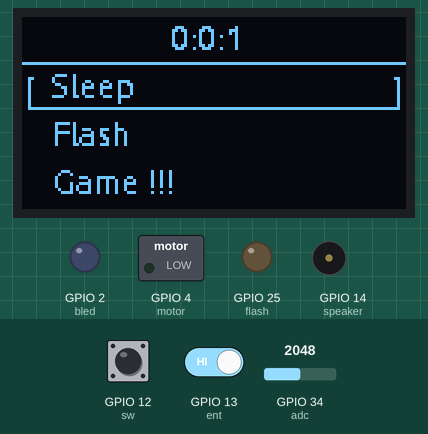
Recording of a program running on a simulated ESP32 board running MicroPython. Parts: 128×64 one-colour display, switched loads named in the program (green lamp = pin HIGH), output pins drawn as LEDs (lit = HIGH), buzzer (waves = sounding). Dashed ring = blinking. The test bench sets the inputs (shaded band); at power-on: GPIO 13 (ent) HIGH, GPIO 12 (sw) HIGH, GPIO 34 (adc) = 2048 (analog values on the 0–4095 scale). WiFi joins after 1.5 s; the clock reads 2024-03-15 10:24:30 at power-on unless the program sets it; random numbers come from a fixed seed; requests to the public web service named in the program get a made-up reply in its usual format after 0.4 s (London, UTC, broken clouds, 64 % humidity, 1013 hPa unless stated); web requests get an empty 200 reply after 0.4 s; threads take turns every 2 ms; library files of the repository ran but are not shown: ssd1306.py, __init__.py, gfx.py, ssd1306.py, ubuntu_mono_15.py, ubuntu_mono_20.py; what the program prints to the serial console is not drawn.

Above: at 2.2 s.
2.3 s: GPIO 13 (ent) driven LOW
At 4.17 s:
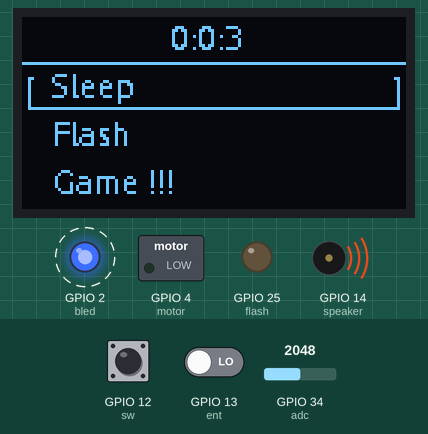
5.5 s: GPIO 12 (sw) pulled LOW for 1 s
At 7.85 s:
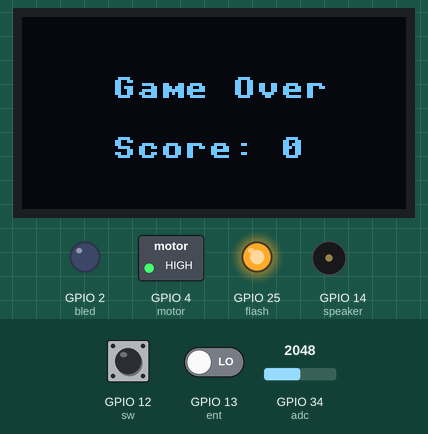
8.0 s: GPIO 12 (sw) pulled LOW for 3.2 s
At 9.62 s:
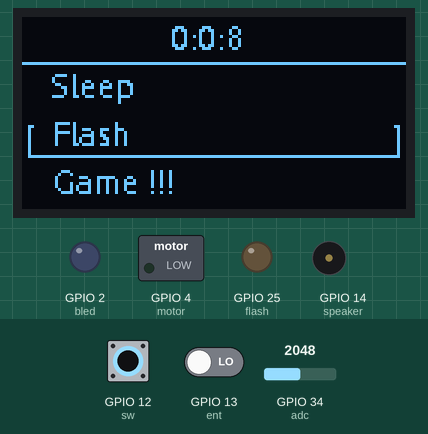
15.2 s: GPIO 13 (ent) driven HIGH
Timing chart, 0 to 17.9 s (numbered marks = the images above; inputs shaded):
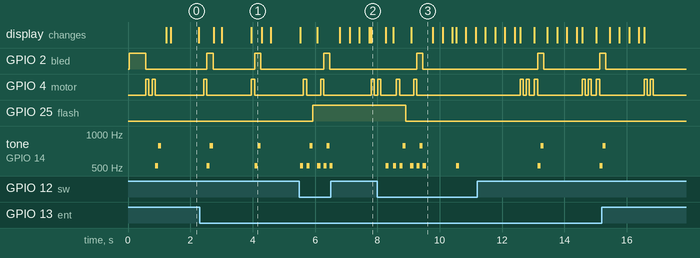

Measured:
- after the input at 2.3 s, GPIO 2 (bled): alternates HIGH for 0.20 s and LOW for 1.3 s, starting after 0.23 s; GPIO 4 (motor): alternates HIGH for 0.10 s and LOW for 1.4 s, starting after 0.13 s; tone on GPIO 14 (speaker): plays 523 Hz for 0.10 s, 784 Hz for 0.10 s, 523 Hz for 0.10 s, 784 Hz for 0.10 s, starting after 0.23 s
- after the input at 5.5 s, GPIO 25 (flash): LOW → HIGH after 0.43 s
- after the input at 8.0 s, GPIO 25 (flash): HIGH → LOW after 0.91 s
- what the display in image 0 shows lasts 0.9 s, from 1.4 s to 2.3 s
- what the display in image 3 shows lasts 0.7 s, from 9.1 s to 9.8 s

The program:

main.py
```python
import network, urequests, utime, machine
from machine import RTC, SoftI2C, Pin
from ssd1306 import SSD1306_I2C
import ssd1306
import time
import framebuf
import _thread
from machine import deepsleep
import random
import machine
from oled import Write, GFX, SSD1306_I2C
from time import sleep
import esp32
from machine import Pin, SoftI2C
import machine
import oled
import math
import ubuntu_12
from oled import Write, GFX, SSD1306_I2C
from machine import Pin, PWM, I2C
from machine import Pin, PWM, I2C
from ssd1306 import SSD1306_I2C
import time
import urandom


boot = Pin(0, Pin.IN)


#speaker
ent = Pin(13, Pin.IN)
sw = Pin(12, Pin.IN)
bled = Pin(2, Pin.OUT)
flash = Pin(25, Pin.OUT)
bled.value(0)
# Vibration motor object
motor = Pin(4, Pin.OUT)

# Speaker object
speaker = PWM(Pin(14), freq=440, duty=0)

adc = machine.ADC(machine.Pin(34))

WIDTH = 128
HEIGHT = 64

oled = SSD1306_I2C(128, 64, SoftI2C(scl=Pin(22), sda=Pin(21)))

write12 = Write(oled, ubuntu_12)


ssid = "rgb"
psk = "12345678"

uptime = 0

oled.fill(0)
write12.text("Starting...", 40, 25)
bled.value(1)
oled.show()
time.sleep(0.5)
bled.value(0)
#machine.deepsleep()
showtd = 1
maths = 16
uptime = 0
backend = 0

animation_speed = 0.3
animation_phase = 0.0
animation_scale = 10.0
animation_offset = int(HEIGHT / 2)
# user data


motor.value(100)
time.sleep(0.1)
motor.value(0)
time.sleep(0.1)
motor.value(100)
time.sleep(0.1)
motor.value(0)

net = 0

flash.off()
temp = 0


while temp:
    print("pressed", sw.value())
    oled.fill(0)
    time.sleep(0.1)
    write12.text("Connect to wifi ???", 0, 25)
    write12.text("Yes", 100, 0)
    write12.text("No", 100, 50)
    oled.show()


    if sw.value() == 0:
        print("yes")
        net = 1
        temp = 0
    if ent.value() == 0:
        print("no")
        net = 0
        temp = 0

#temp end


net = 0


dino_x = 20
dino_y = 40
dino_vy = 0
cactus_x = 128
cactus_y = 45
score = 0
game_over = False
# Define the functions for drawing the game elements
def draw_dino():
    oled.fill_rect(dino_x, dino_y, 10, 15, 1)
def erase_dino():
    oled.fill_rect(dino_x, dino_y, 10, 15, 0)
def draw_cactus():
    oled.fill_rect(cactus_x, cactus_y, 10, 20, 1)
def erase_cactus():
    oled.fill_rect(cactus_x, cactus_y, 10, 20, 0)
def draw_score():
    oled.text("Score: " + str(score), 0, 0)
def draw_game_over():
    oled.fill(0)
    oled.text("Score: " + str(score), 0, 0)
    oled.text("Game Over", 30, 20)
    oled.text("Score: " + str(score), 30, 40)
    oled.show()
    motor.value(100)
    time.sleep(0.1)
    motor.value(0)
    time.sleep(0.1)
    motor.value(100)
    time.sleep(0.1)
    motor.value(0)
    while 1:
        print("waiting")
        time.sleep(0.01)
        if sw.value() == 0:
            print("ok")
            game_over = False
            backend = 1

def draw_animation():
    oled.fill(0)
    for x in range(WIDTH):
        y = int(math.sin((x / WIDTH) * math.pi * 2 + animation_phase) * animation_scale) + animation_offset
        oled.pixel(x, y, 1)
    oled.show()
ct = 0
backend = 1

# Helper function to play a tone
def play_tone(frequency, duration):
    speaker.duty(50)
    speaker.freq(frequency)
    time.sleep(duration)
    speaker.duty(0)

play_tone(523, 0.1)
play_tone(784, 0.1)


url = "http://worldtimeapi.org/api/timezone/Asia/Kolkata" # see http://worldtimeapi.org/timezones
web_query_delay = 60000 # interval time of web JSON query
retry_delay = 5000 # interval time of retry after a failed Web query


#with internet end

m = 0
h = 0

clocktime = 0


# Set the attenuation to 6dB to read up to 2.6V
adc.atten(machine.ADC.ATTN_6DB)

# Set the full-scale voltage to 5V
adc.width(machine.ADC.WIDTH_12BIT)

# Read the voltage
voltage = adc.read() * 5 / 4095
rawv = "Voltage: {:.2f}V".format(voltage)

# Extract the voltage value from the rawv string and convert it to a float
voltage_float = float(rawv.split(": ")[1].split("V")[0])

print("Voltage (float):", voltage_float)


def core_1():


    global adc
    global h
    global m
    global clocktime
    #runs in different core
    while 1:


        # Set the attenuation to 6dB to read up to 2.6V
        adc.atten(machine.ADC.ATTN_6DB)

        # Set the full-scale voltage to 5V
        adc.width(machine.ADC.WIDTH_12BIT)

        # Read the voltage
        voltage = adc.read() * 5 / 4095
        rawv = "Voltage: {:.2f}V".format(voltage)

        # Extract the voltage value from the rawv string and convert it to a float
        voltage_float = float(rawv.split(": ")[1].split("V")[0])

        print("Voltage (float):", voltage_float)

        clocktime += 1

        if clocktime >= 59:
            clocktime = 0
            m += 1
        if m >= 59:
            m = 0
            h += 1
        if h == 24:
            m = 0
            h = 0
            motor.value(100)
            time.sleep(0.1)
            motor.value(0)
            time.sleep(0.1)
            motor.value(100)
            time.sleep(0.1)
            motor.value(0)

        time.sleep(1)
        print("time", h, ":", m, ":", clocktime)
_thread.start_new_thread(core_1, ())


date_str = ""
xtime_str = ""


if net == 0:
    #no internet mode

    oled.fill(0)
    l = 0

    main = 1


    cx = 0
    while main:


        try:
            #try to connect
            rtc = RTC()
            # wifi connection
            wifi = network.WLAN(network.STA_IF) # station mode
            wifi.active(True)
            wifi.connect(ssid, psk)
            connectx = 1
        except:
            connectx = 0
            print("tried but failed")


        if maths == 32 and ent.value() == 0:
            motor.value(100)
            time.sleep(0.1)
            motor.value(0)

            cx += 1
            play_tone(523, 0.1)
            play_tone(784, 0.1)

            if (cx % 2) == 0:
                flash.off()
                print("flash off")

            if (cx % 2) != 0:
                flash.on()
                print("flash on")

        oled.contrast(255)
        oled.fill(0)

        mstr = str(m)
        hstr = str(h)
        sec = str(clocktime)


        showtd = 1
        ct += 1
        if ct > 150:
            ct = 0
        print("core-0 running ", ct)
        time.sleep(0.001)
        print(maths)

        write12.text("___________________________", 0, 3, showtd)
        write12.text(hstr+":"+mstr+":"+sec, 50, 0, showtd)


        #draw home
        write12.text("[____________________]", 0, maths+2, showtd)
        write12.text("Sleep", 10, 16, showtd)
        write12.text("Flash", 10, 32, showtd)
        write12.text("Game !!!", 10, 48, showtd)

        oled.show()

        if maths > 50:
            maths = 16
        if not sw.value() == 1:
            ct = 0
            play_tone(523, 0.1)
            maths += 16
            #time.sleep(0.001)


        screen = 1


        if maths == 16 and ent.value() == 0 or ct > 100:
            motor.value(100)
            time.sleep(0.1)
            motor.value(0)
            ct = 0

            bled.value(1)
            play_tone(523, 0.1)
            play_tone(784, 0.1)
            bled.value(0)
            #sleep logic
            nxp = 1
            backend = 0


            oled.fill(0)
            oled.show()
            time.sleep(0.2)

            print("joke")
            oled.fill(0)
            bled.value(1)

            bled.value(0)
            nxp = 1
            backend = 0

            oled.show()


            while nxp:
                vstr = str(voltage_float)
                ct += 1

                hstr = str(h)
                mstr = str(m)
                sec = str(clocktime)

                oled.contrast(1)


                oled.fill(0)
                # write12.text("___________________________", 0, 36, 1)

                write12.text(hstr+":"+mstr+":"+sec, 50, 30, 1)
                write12.text(date_str, 35, 20, 1)
                write12.text(xtime_str, 40, 40, 1)

                #write12.text("V "+vstr, 50, 50, 1)


                oled.show()
                if ent.value() == 0 or sw.value() == 0:
                    backend = 1
                    nxp = 0
                    joke = ""
                if connectx == 1:
                    try:

                        if sw.value() == 0 or ent.value() == 0:
                            ct = 0
                            nxp = 0
                            backend = 1
                        oled.contrast(1)
                        update_time = utime.ticks_ms() - web_query_delay
                        if utime.ticks_ms() - update_time >= web_query_delay:

                            # HTTP GET data
                            response = urequests.get(url)
                            if response.status_code == 200: # query success

                                print("JSON response:\n", response.text)
                                # parse JSON
                                parsed = response.json()
                                datetime_str = str(parsed["datetime"])
                                year = int(datetime_str[0:4])
                                month = int(datetime_str[5:7])
                                day = int(datetime_str[8:10])
                                hour = int(datetime_str[11:13])
                                minute = int(datetime_str[14:16])
                                second = int(datetime_str[17:19])
                                subsecond = int(round(int(datetime_str[20:26]) / 10000))
                                # update internal RTC
                                rtc.datetime((year, month, day, 0, hour, minute, second, subsecond))
                                update_time = utime.ticks_ms()
                                print("RTC updated\n")
                            else: # query failed, retry retry_delay ms later
                                update_time = utime.ticks_ms() - web_query_delay + retry_delay
                        # generate formated date/time strings from internal RTC
                        date_str = " {2:02d}.{1:02d}.{0:4d}".format(*rtc.datetime())
                        time_str = " {4:02d}:{5:02d}:{6:02d}".format(*rtc.datetime())
                        # update SSD1306 OLED display
                        from machine import RTC

                        rtc = RTC()
                        time_tuple = rtc.datetime()

                        hour = time_tuple[4] if time_tuple[4] <= 12 else time_tuple[4] - 12
                        am_pm = 'AM' if time_tuple[4] < 12 else 'PM'

                        xtime_str = " {0:02d}:{1:02d} {2}".format(hour, time_tuple[5], am_pm)


                        ix = 30

                        #write12.text("Loading new content...", 0, 0)

                        response = urequests.get("https://official-joke-api.appspot.com/jokes/programming/random")
                        joke = response.json()[0]["setup"] + " " + response.json()[0]["punchline"]

                        for i in range(len(joke)):
                            print(i)
                            print(joke)


                            ix -= 5

                            oled.fill(0)
                            write12.text("___________________________", 0, 36, 1)
                            write12.text(date_str, 35, 25, 1)
                            write12.text(xtime_str, 40, 10, 1)

                            write12.text(joke, ix, 50)

                            oled.show()
                            if ent.value() == 0 or sw.value() == 0:
                                backend = 1
                                nxp = 0
                                joke = ""
                    except:
                        print("tried but no success")


        print("maths-", maths)

        if maths == 48 and ent.value() == 0:
            motor.value(100)
            time.sleep(0.1)
            motor.value(0)
            ct = 0
            #game logic
            bled.value(1)
            play_tone(523, 0.1)
            play_tone(784, 0.1)
            bled.value(0)


            # Define the main game loop

            oled.fill(0)
            backend = 0
            while not game_over:
                # Move the cactus
                erase_cactus()
                cactus_x -= 2
                if cactus_x < -10:
                    cactus_x = 128
                    cactus_y = urandom.getrandbits(2) + 30
                    score += 1
                draw_cactus()

                # Move the dino
                erase_dino()
                if sw.value() == 0 and dino_y == 40:
                    dino_vy = -6
                    play_tone(523, 0.1)
                dino_vy += 0.3
                dino_y += int(dino_vy)
                if dino_y > 40:
                    dino_y = 40
                    dino_vy = 0
                draw_dino()

                # Draw the score

                #draw_score()


                # Check for collision
                if cactus_x < dino_x + 10 and cactus_x + 10 > dino_x and cactus_y < dino_y + 15 and cactus_y + 20 > dino_y:
                    game_over = True

                # Update the OLED display
                oled.show()
                #time.sleep(0.001)

            # Draw the game over screen
            #draw_game_over()
            oled.fill(0)
            oled.text("Game Over", 30, 20)
            oled.text("Score: " + str(score), 30, 40)
            oled.show()
            motor.value(100)
            time.sleep(0.1)
            motor.value(0)
            time.sleep(0.1)
            motor.value(100)
            time.sleep(0.1)
            motor.value(0)
            lx = 1
            while lx:
                print("waiting")
                time.sleep(0.01)
                if sw.value() == 0 or ent.value() == 0:
                    lx = 0
                    print("ok")
                    game_over = False
                    backend = 1
                    dino_x = 20
                    dino_y = 40
                    dino_vy = 0
                    cactus_x = 128
                    cactus_y = 45
                    score = 0
                    game_over = False
```

write.py
```python
"""
Write
=====


"""


########################################################################
class Write:
    """"""
    # ----------------------------------------------------------------------

    def __init__(self, buffer, font):
        """Initialize a writer for custom font.

        Parameters
        ----------
        buffer : oled handler object
            This object must have the `.pixel` object.
        font : str
            The python module with the font.

        """

        self.buffer = buffer
        self.font = font._FONT

    # ----------------------------------------------------------------------
    def text(self, string, x0=0, y0=0, color=0xffff, bgcolor=0, colors=None):
        """Write a string win position x0, y0.

        Load from bitmat font and write character by character using
        `buffer.pixel`.

        Parameters
        ----------
        string : str
            The message to write.
        x0 : int
            X possition.
        y0 : int
            Y possition.

        """

        buffer = self.buffer
        font = self.font

        if colors is None:
            colors = (color, color, bgcolor, bgcolor)

        x = x0
        for c in string:

            if not ord(c) in font.keys():
                c = "?"

            row = y0
            _w, * _font = font[ord(c)]
            for byte in _font:
                unsalted = byte
                for col in range(x, x + _w):
                    color = colors[unsalted & 0x03]
                    if color is not None:
                        buffer.pixel(col, row, color)
                    unsalted >>= 2
                row += 1
            x += _w

    # ----------------------------------------------------------------------

    def char(self, c, x0=0, y0=0, color=0xffff, bgcolor=0, colors=None):
        """"""
        buffer = self.buffer
        font = self.font

        if colors is None:
            colors = (color, color, bgcolor, bgcolor)

        x = x0
        # for c in string:
        if not c in font.keys():
            return 0

        row = y0
        _w, * _font = font[c]
        for byte in _font:
            unsalted = byte
            for col in range(x, x + _w):
                color = colors[unsalted & 0x03]
                if color is not None:
                    buffer.pixel(col, row, color)
                unsalted >>= 2
            row += 1
        x += _w
```

lazy.py
```python
from machine import Pin, I2C
from oled import Write, GFX, SSD1306_I2C
from oled.fonts import ubuntu_mono_15, ubuntu_mono_20


########################################################################
class Oled_i2c:

    # ----------------------------------------------------------------------
    def __init__(self, scl, sda, rst=16, size=(128, 64)):
        """"""

        i2c = I2C(scl=Pin(scl), sda=Pin(sda))
        Pin(rst, Pin.OUT, value=1)

        self.oled = SSD1306_I2C(size[0], size[1], i2c)
        self.gfx = GFX(size[0], size[1], self.oled.pixel)

        self.fonts = {}

    # ----------------------------------------------------------------------
    def write(self, text, pos, font=ubuntu_mono_15):
        """"""

        if font.__name__ in self.fonts:
            self.fonts[font.__name__].text(text, *pos)
        else:
            self.fonts[font.__name__] = Write(self.oled, font)
            self.fonts[font.__name__].text(text, *pos)

    # ----------------------------------------------------------------------
    def __getattr__(self, attr):
        """"""

        if hasattr(self.oled, attr):
            return getattr(self.oled, attr)

        elif hasattr(self.gfx, attr):
            return getattr(self.gfx, attr)
```

Source omitted: ubuntu_12.py (8843 bytes)
